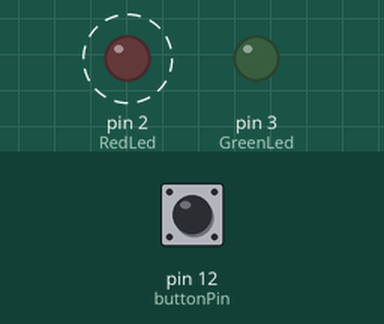
A sketch run on a simulated Arduino Uno, built with avr-gcc and run on an emulated ATmega328P. Shown: output pins drawn as LEDs (lit = HIGH). Dashed ring = blinking. The test bench sets the inputs (shaded band); at power-on: pin 12 (buttonPin) HIGH.

Above: at 0.9 s.
1.3 s: pin 12 (buttonPin) pulled LOW for 1 s
At 1.6 s:
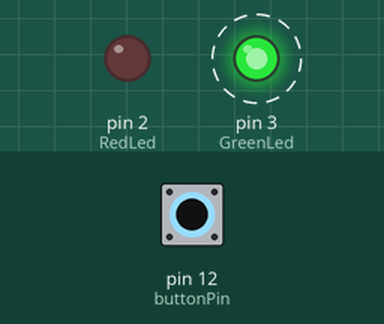
4.3 s: pin 12 (buttonPin) pulled LOW for 3.2 s
At 6.4 s:
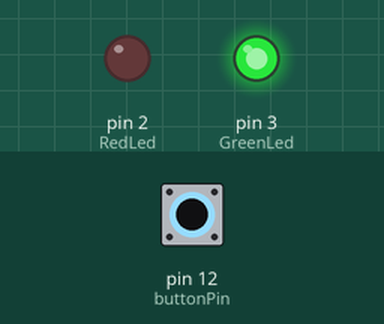
At 7.8 s:
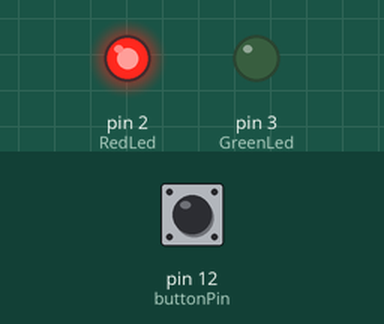
Timing chart, 0 to 15.0 s (numbered marks = the images above; inputs shaded):
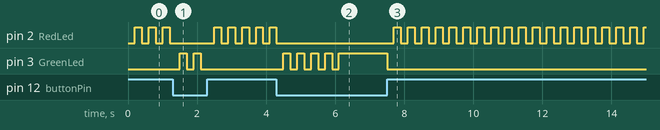

Measured:
- after the input at 1.3 s, pin 3 (GreenLed): alternates HIGH for 0.20 s and LOW for 0.20 s, 4 changes in all, then stays LOW, starting after 0.20 s
- after the input at 4.3 s, pin 3 (GreenLed): goes 4 × (HIGH 0.20 s, LOW 0.20 s), HIGH 1.4 s, then LOW, starting after 0.20 s
- by itself, pin 2 (RedLed): repeats every 0.40 s: HIGH 0.20 s, LOW 0.20 s

The sketch:

DualLedBlink.ino
```cpp
int buttonPin = 12;
int GreenLed = 3;
int RedLed = 2;

bool isButtonPressed = false;
unsigned long buttonPressedTime = 0;
unsigned long currentTime = 0;


bool flipflop = false;
unsigned long flipflopTime = 0;
unsigned long latestflipflopTime = 0;

unsigned long flipflopDelayTime = 200; // dalam mili second
int flipflopCount = 4; // kedip berapa kali untuk led hijau
int currentflipflopCount = 0;

void setup() {
	pinMode(buttonPin, INPUT_PULLUP);
	// Define pin #13 as output, for the LED
	pinMode(GreenLed, OUTPUT);
	pinMode(RedLed, OUTPUT);
	isButtonPressed = false;
}

void loop() {
	currentTime = millis();
	int buttonValue = digitalRead(buttonPin);

	if (buttonValue == LOW) {
		digitalWrite(RedLed, LOW);
		if (!isButtonPressed) {
			isButtonPressed = true;
			flipflop = false;
			latestflipflopTime = currentTime;
			currentflipflopCount = 0;
		}
		if (currentflipflopCount <= flipflopCount) {
			if (currentTime - latestflipflopTime > flipflopDelayTime) {
				flipflop = !flipflop;
				latestflipflopTime = currentTime;
				if (flipflop)
					currentflipflopCount++;
			}
			if (flipflop)
				digitalWrite(GreenLed, HIGH);
			else
				digitalWrite(GreenLed, LOW);
		}
		else {
			digitalWrite(GreenLed, HIGH);
		}
	}
	else {
		digitalWrite(GreenLed, LOW);
		if (isButtonPressed) {
			isButtonPressed = false;
			flipflop = false;
			latestflipflopTime = currentTime;
		}
		if (currentTime - latestflipflopTime > flipflopDelayTime) {
			flipflop = !flipflop;
			latestflipflopTime = currentTime;
		}
		if (flipflop)
			digitalWrite(RedLed, HIGH);
		else
			digitalWrite(RedLed, LOW);
	}
}
```
